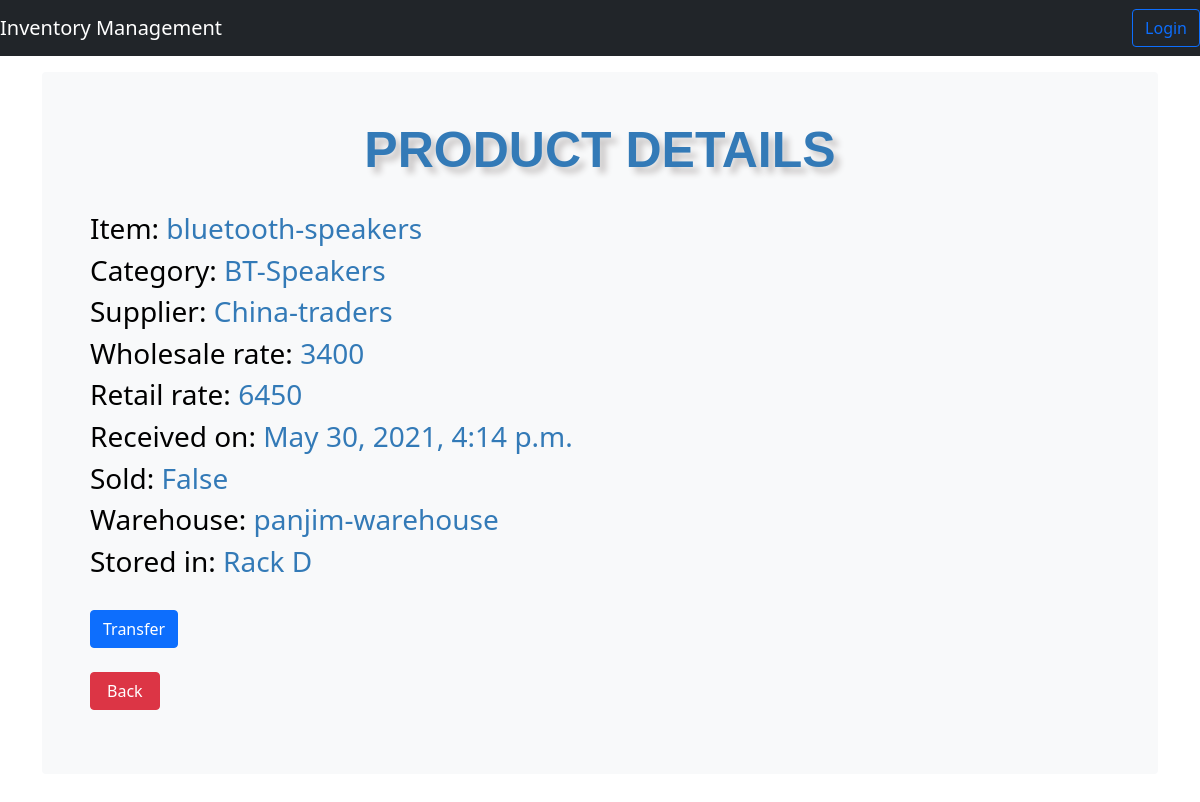
Screenshot of /product_details/4/ with the database file from the repository.
### inventory/models.py (models this page shows, shortened)
class Product_items_details(models.Model):
	product_item_name = models.ForeignKey(Products, on_delete=models.CASCADE, blank=False)
	purchased_from = models.ForeignKey(Suppliers, on_delete=models.CASCADE, blank=False)
	purchased_price = models.IntegerField(default='0', blank=True, null=True)
	selling_price = models.IntegerField(default='0', blank=True, null=True)
	product_in = models.ForeignKey(Warehouse, on_delete=models.CASCADE, blank=False)
	product_sold = models.BooleanField(default=0)
	sold_to = models.CharField(max_length=50, blank=True, null=True, choices=customers)
	last_updated = models.DateTimeField(auto_now_add=False, auto_now=True)
	timestamp = models.DateTimeField(auto_now_add=True, auto_now=False)

class Products(models.Model):
	product_name = models.CharField(max_length=50, blank=True, null=True)
	product_brand = models.CharField(max_length=50, blank=True, null=True)
	product_category = models.ForeignKey(Category, on_delete=models.CASCADE, blank=True)
	product_quantity = models.IntegerField(default='0', blank=True, null=True)
	product_reorder = models.IntegerField(default='0', blank=True, null=True)
	def __str__(self):
		return self.product_name

class Category(models.Model):
	name = models.CharField(max_length=50, blank=True, null=True)
	def __str__(self):
		return self.name

class Suppliers(models.Model):
	name = models.CharField(max_length=50, blank=True, null=True)
	address = models.CharField(max_length=50, blank=True, null=True)
	def __str__(self):
		return self.name

class Warehouse(models.Model):
	warehouse_name = models.CharField(max_length=50, blank=True, null=True)
	warehouse_address = models.CharField(max_length=50, blank=True, null=True)
	def __str__(self):
		return self.warehouse_name

class Product_Rack(models.Model):
	product = models.ForeignKey(Product_items_details, on_delete=models.CASCADE, blank=True)
	rack = models.ForeignKey(Rack, on_delete=models.CASCADE, blank=True)

class Rack(models.Model):
	name = models.CharField(max_length=50, blank=True, null=True)
	warehouse = models.ForeignKey(Warehouse, on_delete=models.CASCADE, blank=True)
	capacity = models.IntegerField(default='0', blank=True, null=True)
	def __str__(self):
		return self.name

### inventory/views.py (the view)
# urls.py: path('product_details/<str:pk>/', views.product_details, name='product_details'),
def product_details(request,pk):
    product = Product_items_details.objects.get(id=pk)
    if product.product_sold:
        context = {
            'title': 'PRODUCT DETAILS',
            'product': product,
        }
        return render(request, 'product_details.html', context)
    else:
        rack = Product_Rack.objects.get(product=pk)
        context = {
            'title': 'PRODUCT DETAILS',
            'product': product,
            'rack': rack,
        }
        return render(request, 'product_details.html', context)

### inventory/templates/product_details.html (shortened to what this page needs)
{% load static %}
{% include 'navbar.html' %}
{% load crispy_forms_tags %}
<!doctype html>
<html lang="en">
  <head>
<link href="/docs/5.0/dist/css/bootstrap.min.css" rel="stylesheet">
<link rel="stylesheet" type="text/css" href="{% static 'css/stylesheet.css' %}">
<link rel="stylesheet" type="text/css" href="{% static 'css/bootstrap.min.css' %}">
    <link href="{% static 'css/navbar-top-fixed.css' %}" rel="stylesheet">
  </head>
  <body>
    <main role="main" class="container">
      <div class="bg-light p-5 rounded">
      <div class="jumbotron">
        <h1 class="header">{{title}}</h1>
        <br>
        <h3 style="color:#337ab7"><span style="color:black">Item:</span>  {{product.product_item_name}}</h3>
        <h3 style="color:#337ab7"><span style="color:black">Category:</span>  {{product.product_item_name.product_category}}</h3>
        <h3 style="color:#337ab7"><span style="color:black">Supplier:</span>  {{product.purchased_from}}</h3>
        <h3 style="color:#337ab7"><span style="color:black">Wholesale rate:</span>  {{product.purchased_price}}</h3>
        <h3 style="color:#337ab7"><span style="color:black">Retail rate:</span>  {{product.selling_price}}</h3>
        <h3 style="color:#337ab7"><span style="color:black">Received on:</span>  {{product.timestamp}}</h3>
        <h3 style="color:#337ab7"><span style="color:black">Sold:</span>  {{product.product_sold}}</h3>
        <h3 style="color:#337ab7"><span style="color:black">Warehouse:</span>  {{product.product_in}}</h3>
        {% if product.product_sold %}
          <h3 style="color:#337ab7"><span style="color:black">Sold to:</span>  {{product.sold_to}}</h3>
        {% else %}
          <h3 style="color:#337ab7"><span style="color:black">Stored in:</span>  Rack {{rack.rack}}</h3>
          <br><a href="{% url 'transfer' product.id %}"><input type="submit" name="Transfer" value="Transfer" class="btn btn-primary" /></a>
        {% endif %}
        <br>
          <form method="post" action="{% url 'list_products' %}">
           <br>
           <input class="btn btn-danger px-3" type="submit" value="Back" />
        </form>
      </div>
</main>
  </body>
</html>

### inventory/static/css/stylesheet.css (style rules this page uses)
body { background-color: #34eb6b; }
.header { font-family: helvetica; color: #337ab7; font-size: 50px; text-align: center; width: 100%; text-shadow: 6px 6px 6px #c9c6c6; display: block; font-weight: bolder; }

### inventory/static/css/navbar-top-fixed.css (style rules this page uses)
body { min-height: 75rem; padding-top: 4.5rem; }

### rows the page displays
Product_items_details: product_item_name "bluetooth-speakers", product_item_name.product_category "BT-Speakers", purchased_from "China-traders", purchased_price "3400", selling_price "6450", timestamp "May 30, 2021, 4:14 p.m.", product_sold "False", product_in "panjim-warehouse"
Product_Rack: rack "D"

### other values shown
{{ title }} "PRODUCT DETAILS"
